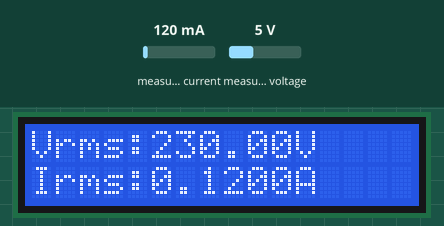
The sketch below on a simulated ESP32. Shown: 16×2 character LCD. The test bench sets the inputs (shaded band); at power-on: measured current 120 mA, measured voltage 5 V. WiFi joins after 1.5 s; servers stay silent unless stated; what the sketch prints to the serial monitor is not drawn.

Above: at 7.6 s.
7.7 s: measured current set to 40 mA
At 15.2 s:
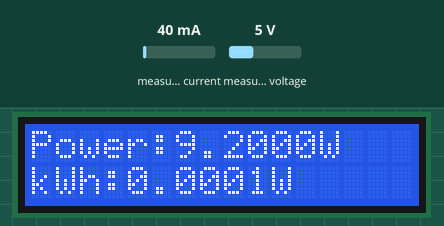
18.5 s: measured voltage set to 0.3 V
At 23.5 s:
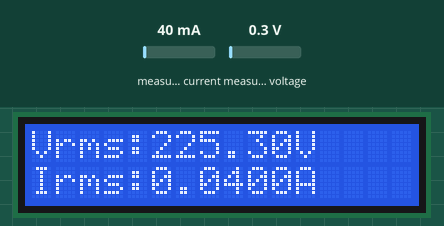
25.5 s: measured current set to 500 mA
At 28.4 s:
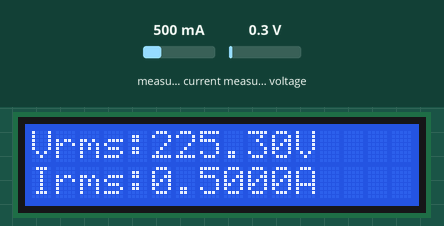
30.5 s: measured voltage set to 3.8 V
At 33.4 s:
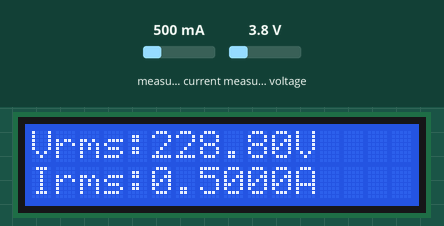
35.5 s: measured current set to 1000 mA
At 38.4 s:
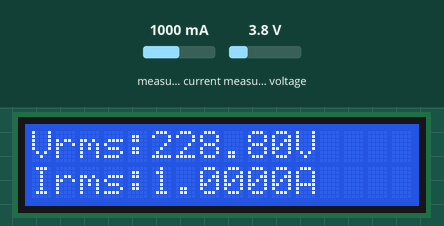
40.5 s: measured voltage set to 7.5 V
At 43.5 s:
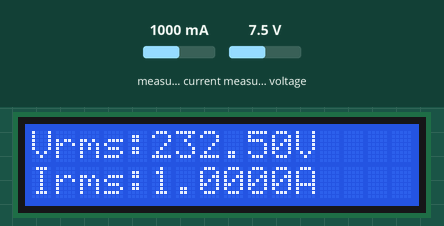
Timing chart, 0 to 45.0 s (numbered marks = the images above; inputs shaded):
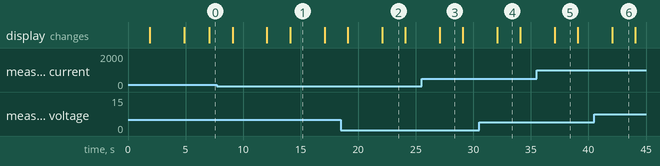

Measured:
- after the input at 7.7 s, the display: first differs from a run without the input after 4.4 s (image 1 shows a later state)
- after the input at 18.5 s, the display: first differs from a run without the input after 3.6 s (image 2)
- after the input at 25.5 s, the display: changes after 1.6 s (image 3)
- after the input at 30.5 s, the display: changes after 1.6 s (image 4)
- after the input at 40.5 s, the display: changes after 1.6 s (image 6)
- what the display in image 1 shows lasts 3.0 s, from 14.1 s to 17.1 s
- what the display in image 2 shows lasts 2.0 s, from 22.1 s to 24.1 s

The sketch:

Smart_Meter.ino
```cpp
#define BLYNK_TEMPLATE_ID "TMPLdrYh0k9O"
#define BLYNK_DEVICE_NAME "Helios"
#define BLYNK_AUTH_TOKEN "d8lfwPoqZQay1E0GysZpcYPCgeAxjVmo"
#define BLYNK_PRINT Serial

#include <WiFi.h>
#include <WiFiClient.h>
#include <BlynkSimpleEsp32.h>
#include <LiquidCrystal.h>
LiquidCrystal lcd(13, 12, 14, 27, 26, 25);
#include "EmonLib.h"

EnergyMonitor emon;

#define vCalibration 83.3
#define currCalibration 0.50

char auth[] = BLYNK_AUTH_TOKEN;
char ssid[] = "Tecstorm2022";
char pass[] = "2022Tecstorm";

BlynkTimer timer;

// This function is called every time the Virtual Pin 0 state changes
BLYNK_WRITE(V0)
{
  // Set incoming value from pin V0 to a variable
  int value = param.asInt();

  // Update state
  Blynk.virtualWrite(V1, value);
}

// This function is called every time the device is connected to the Blynk.Cloud
BLYNK_CONNECTED()
{
  // Change Web Link Button message to "Congratulations!"
  Blynk.setProperty(V3, "offImageUrl", "https://static-image.nyc3.cdn.digitaloceanspaces.com/general/fte/congratulations.png");
  Blynk.setProperty(V3, "onImageUrl",  "https://static-image.nyc3.cdn.digitaloceanspaces.com/general/fte/congratulations_pressed.png");
  Blynk.setProperty(V3, "url", "https://docs.blynk.io/en/getting-started/what-do-i-need-to-blynk/how-quickstart-device-was-made");
}


float kWh = 0;
unsigned long lastmillis = millis();

void myTimerEvent()
{
  emon.calcVI(20, 2000);
  kWh = kWh + emon.apparentPower * (millis() - lastmillis) / 3600000000.0;
  yield();
  Serial.print("Vrms: ");
  Serial.print(emon.Vrms, 2);
  Serial.print("V");

  Serial.print("\tIrms: ");
  Serial.print(emon.Irms, 4);
  Serial.print("A");

  Serial.print("\tPower: ");
  Serial.print(emon.apparentPower, 4);
  Serial.print("W");

  Serial.print("\tkWh: ");
  Serial.print(kWh, 5);
  Serial.println("kWh");

  lcd.clear();
  lcd.setCursor(0, 0);
  lcd.print("Vrms:");
  lcd.print(emon.Vrms, 2);
  lcd.print("V");
  lcd.setCursor(0, 1);
  lcd.print("Irms:");
  lcd.print(emon.Irms, 4);
  lcd.print("A");
  delay(2000);

  lcd.clear();
  lcd.setCursor(0, 0);
  lcd.print("Power:");
  lcd.print(emon.apparentPower, 4);
  lcd.print("W");
  lcd.setCursor(0, 1);
  lcd.print("kWh:");
  lcd.print(kWh, 4);
  lcd.print("W");
  delay(2000);

  lastmillis = millis();

  Blynk.virtualWrite(V0, emon.Vrms);
  Blynk.virtualWrite(V1, emon.Irms);
  Blynk.virtualWrite(V2, emon.apparentPower);
  Blynk.virtualWrite(V3, kWh);
}


void setup()
{
  Serial.begin(9600);
  Blynk.begin(auth, ssid, pass);
  lcd.begin(16, 2);

  emon.voltage(35, vCalibration, 1.7); // Voltage: input pin, calibration, phase_shift
  emon.current(34, currCalibration); // Current: input pin, calibration.

  timer.setInterval(5000L, myTimerEvent);
  //timer.setInterval(1000L, myTimerEvent);
  lcd.setCursor(3, 0);
  lcd.print("IoT Energy");
  lcd.setCursor(5, 1);
  lcd.print("Meter");
  delay(3000);
  lcd.clear();
}


void loop()
{
  Blynk.run();
  timer.run();
}
```
